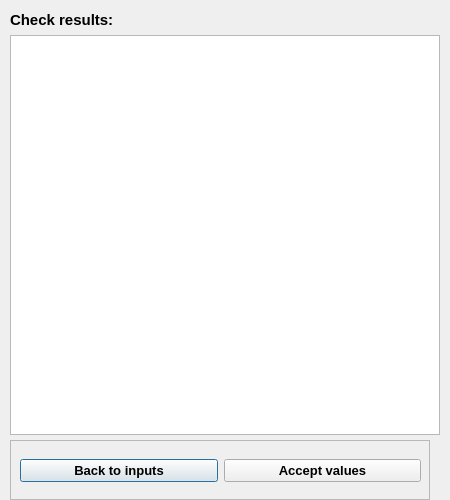
<?xml version="1.0" encoding="UTF-8"?>
<ui version="4.0">
 <class>QCheckResults</class>
 <widget class="QDialog" name="QCheckResults">
  <property name="windowModality">
   <enum>Qt::NonModal</enum>
  </property>
  <property name="enabled">
   <bool>true</bool>
  </property>
  <property name="geometry">
   <rect>
    <x>0</x>
    <y>0</y>
    <width>450</width>
    <height>500</height>
   </rect>
  </property>
  <property name="sizePolicy">
   <sizepolicy hsizetype="Fixed" vsizetype="Fixed">
    <horstretch>0</horstretch>
    <verstretch>0</verstretch>
   </sizepolicy>
  </property>
  <property name="minimumSize">
   <size>
    <width>450</width>
    <height>500</height>
   </size>
  </property>
  <property name="maximumSize">
   <size>
    <width>450</width>
    <height>500</height>
   </size>
  </property>
  <property name="windowTitle">
   <string>Winding Geom</string>
  </property>
  <property name="modal">
   <bool>true</bool>
  </property>
  <widget class="QTextBrowser" name="TB_Chktext">
   <property name="geometry">
    <rect>
     <x>10</x>
     <y>35</y>
     <width>430</width>
     <height>400</height>
    </rect>
   </property>
   <property name="minimumSize">
    <size>
     <width>430</width>
     <height>400</height>
    </size>
   </property>
   <property name="maximumSize">
    <size>
     <width>430</width>
     <height>400</height>
    </size>
   </property>
   <property name="font">
    <font>
     <pointsize>9</pointsize>
     <weight>75</weight>
     <bold>true</bold>
    </font>
   </property>
  </widget>
  <widget class="QLabel" name="label">
   <property name="geometry">
    <rect>
     <x>10</x>
     <y>10</y>
     <width>141</width>
     <height>21</height>
    </rect>
   </property>
   <property name="font">
    <font>
     <pointsize>11</pointsize>
     <weight>75</weight>
     <bold>true</bold>
    </font>
   </property>
   <property name="text">
    <string>Check results:</string>
   </property>
   <property name="textFormat">
    <enum>Qt::RichText</enum>
   </property>
  </widget>
  <widget class="QFrame" name="frame">
   <property name="geometry">
    <rect>
     <x>10</x>
     <y>440</y>
     <width>420</width>
     <height>60</height>
    </rect>
   </property>
   <property name="frameShape">
    <enum>QFrame::StyledPanel</enum>
   </property>
   <property name="frameShadow">
    <enum>QFrame::Raised</enum>
   </property>
   <widget class="QWidget" name="horizontalLayoutWidget">
    <property name="geometry">
     <rect>
      <x>10</x>
      <y>10</y>
      <width>401</width>
      <height>41</height>
     </rect>
    </property>
    <layout class="QHBoxLayout" name="horizontalLayout">
     <item>
      <widget class="QPushButton" name="Cb_BackToValues">
       <property name="font">
        <font>
         <pointsize>10</pointsize>
         <weight>75</weight>
         <bold>true</bold>
        </font>
       </property>
       <property name="text">
        <string>Back to inputs</string>
       </property>
      </widget>
     </item>
     <item>
      <widget class="QPushButton" name="Cb_AccAnyway">
       <property name="font">
        <font>
         <pointsize>10</pointsize>
         <weight>75</weight>
         <bold>true</bold>
        </font>
       </property>
       <property name="text">
        <string>Accept values</string>
       </property>
      </widget>
     </item>
    </layout>
   </widget>
  </widget>
 </widget>
 <resources/>
 <connections/>
</ui>
